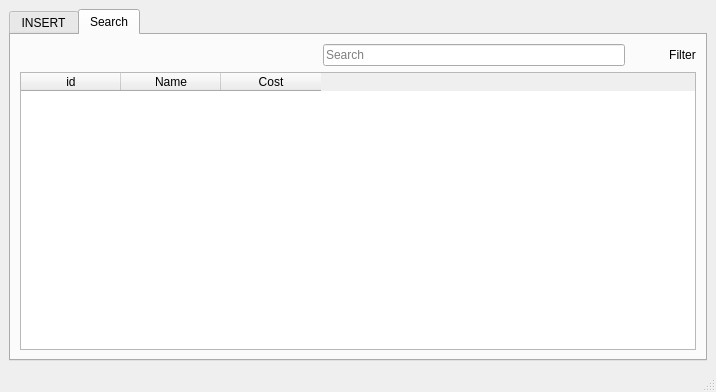
<?xml version="1.0" encoding="UTF-8"?>
<ui version="4.0">
 <class>MainWindow</class>
 <widget class="QMainWindow" name="MainWindow">
  <property name="geometry">
   <rect>
    <x>0</x>
    <y>0</y>
    <width>716</width>
    <height>392</height>
   </rect>
  </property>
  <property name="windowTitle">
   <string>MainWindow</string>
  </property>
  <widget class="QWidget" name="centralwidget">
   <layout class="QVBoxLayout" name="verticalLayout">
    <item>
     <widget class="QTabWidget" name="tabWidget">
      <property name="toolTip">
       <string>&lt;html&gt;&lt;head/&gt;&lt;body&gt;&lt;p&gt;&lt;span style=&quot; font-size:18pt;&quot;&gt;Search&lt;/span&gt;&lt;/p&gt;&lt;/body&gt;&lt;/html&gt;</string>
      </property>
      <property name="currentIndex">
       <number>1</number>
      </property>
      <property name="tabsClosable">
       <bool>false</bool>
      </property>
      <widget class="QWidget" name="InsertTab">
       <attribute name="title">
        <string>INSERT</string>
       </attribute>
       <layout class="QVBoxLayout" name="verticalLayout_2">
        <item>
         <spacer name="verticalSpacer_2">
          <property name="orientation">
           <enum>Qt::Vertical</enum>
          </property>
          <property name="sizeHint" stdset="0">
           <size>
            <width>20</width>
            <height>109</height>
           </size>
          </property>
         </spacer>
        </item>
        <item>
         <layout class="QGridLayout" name="insertGridLayout">
          <item row="0" column="3" rowspan="2">
           <widget class="QPushButton" name="runBtn">
            <property name="sizePolicy">
             <sizepolicy hsizetype="Fixed" vsizetype="Fixed">
              <horstretch>0</horstretch>
              <verstretch>0</verstretch>
             </sizepolicy>
            </property>
            <property name="mouseTracking">
             <bool>false</bool>
            </property>
            <property name="autoFillBackground">
             <bool>false</bool>
            </property>
            <property name="styleSheet">
             <string notr="true">border: none</string>
            </property>
            <property name="text">
             <string/>
            </property>
            <property name="icon">
             <iconset>
              <normaloff>icons/run.png</normaloff>icons/run.png</iconset>
            </property>
            <property name="iconSize">
             <size>
              <width>64</width>
              <height>64</height>
             </size>
            </property>
           </widget>
          </item>
          <item row="0" column="5">
           <spacer name="spacer_1">
            <property name="orientation">
             <enum>Qt::Horizontal</enum>
            </property>
            <property name="sizeHint" stdset="0">
             <size>
              <width>40</width>
              <height>20</height>
             </size>
            </property>
           </spacer>
          </item>
          <item row="1" column="0" colspan="3">
           <widget class="QLabel" name="excelLabel">
            <property name="text">
             <string/>
            </property>
            <property name="alignment">
             <set>Qt::AlignRight|Qt::AlignTrailing|Qt::AlignVCenter</set>
            </property>
           </widget>
          </item>
          <item row="0" column="4">
           <widget class="QPushButton" name="sqlBtn">
            <property name="minimumSize">
             <size>
              <width>200</width>
              <height>0</height>
             </size>
            </property>
            <property name="text">
             <string>select sql file</string>
            </property>
           </widget>
          </item>
          <item row="0" column="2">
           <widget class="QPushButton" name="excelBtn">
            <property name="minimumSize">
             <size>
              <width>200</width>
              <height>0</height>
             </size>
            </property>
            <property name="text">
             <string>select exel file</string>
            </property>
           </widget>
          </item>
          <item row="0" column="1">
           <spacer name="spacer_3">
            <property name="orientation">
             <enum>Qt::Horizontal</enum>
            </property>
            <property name="sizeHint" stdset="0">
             <size>
              <width>40</width>
              <height>20</height>
             </size>
            </property>
           </spacer>
          </item>
          <item row="1" column="4" colspan="2">
           <widget class="QLabel" name="sqlLabel">
            <property name="text">
             <string/>
            </property>
           </widget>
          </item>
         </layout>
        </item>
        <item>
         <spacer name="verticalSpacer_1">
          <property name="orientation">
           <enum>Qt::Vertical</enum>
          </property>
          <property name="sizeHint" stdset="0">
           <size>
            <width>20</width>
            <height>108</height>
           </size>
          </property>
         </spacer>
        </item>
       </layout>
      </widget>
      <widget class="QWidget" name="searchTab">
       <attribute name="title">
        <string>Search</string>
       </attribute>
       <layout class="QVBoxLayout" name="verticalLayout_3">
        <item>
         <layout class="QGridLayout" name="searchGridLayout">
          <item row="0" column="0">
           <spacer name="horizontalSpacer">
            <property name="orientation">
             <enum>Qt::Horizontal</enum>
            </property>
            <property name="sizeType">
             <enum>QSizePolicy::MinimumExpanding</enum>
            </property>
            <property name="sizeHint" stdset="0">
             <size>
              <width>40</width>
              <height>20</height>
             </size>
            </property>
           </spacer>
          </item>
          <item row="0" column="1">
           <widget class="QLineEdit" name="searchLE">
            <property name="placeholderText">
             <string>Search</string>
            </property>
           </widget>
          </item>
          <item row="0" column="2">
           <widget class="QPushButton" name="searchBtn">
            <property name="sizePolicy">
             <sizepolicy hsizetype="Preferred" vsizetype="Fixed">
              <horstretch>0</horstretch>
              <verstretch>0</verstretch>
             </sizepolicy>
            </property>
            <property name="styleSheet">
             <string notr="true">border: none</string>
            </property>
            <property name="text">
             <string/>
            </property>
            <property name="icon">
             <iconset>
              <normaloff>icons/searchBtn.png</normaloff>icons/searchBtn.png</iconset>
            </property>
            <property name="iconSize">
             <size>
              <width>48</width>
              <height>24</height>
             </size>
            </property>
           </widget>
          </item>
          <item row="0" column="3">
           <widget class="QPushButton" name="filterBtn">
            <property name="styleSheet">
             <string notr="true">border: none</string>
            </property>
            <property name="text">
             <string>Filter</string>
            </property>
            <property name="icon">
             <iconset>
              <normaloff>icons/filter_icon.png</normaloff>icons/filter_icon.png</iconset>
            </property>
           </widget>
          </item>
         </layout>
        </item>
        <item>
         <widget class="QTableWidget" name="tableWidget">
          <property name="sizePolicy">
           <sizepolicy hsizetype="Expanding" vsizetype="MinimumExpanding">
            <horstretch>0</horstretch>
            <verstretch>0</verstretch>
           </sizepolicy>
          </property>
          <column>
           <property name="text">
            <string>id</string>
           </property>
          </column>
          <column>
           <property name="text">
            <string>Name</string>
           </property>
          </column>
          <column>
           <property name="text">
            <string>Cost</string>
           </property>
          </column>
         </widget>
        </item>
       </layout>
      </widget>
     </widget>
    </item>
   </layout>
  </widget>
  <widget class="QStatusBar" name="statusbar"/>
 </widget>
 <resources/>
 <connections/>
</ui>
